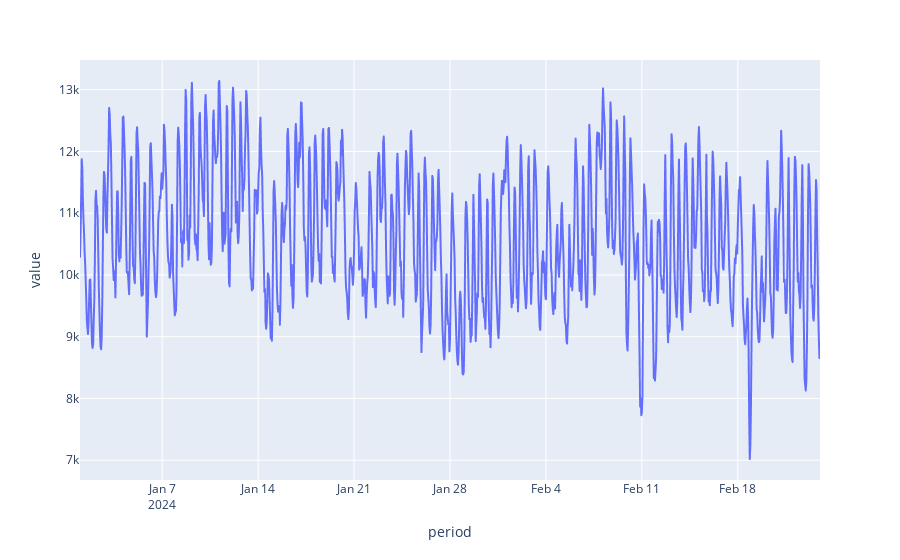

Notebook code for this chart:
### Code cell
px.line(df2.data, x="period", y="value")

### Figure 1 — Plotly figure (JSON) as saved in the notebook; plotly's stock layout.template omitted (floating-point values rounded to 4 significant figures; data arrays with more than 128 entries replaced by an {"elided": "..."} marker saying what was removed)
{"data": [{"hovertemplate": "period=%{x}<br>value=%{y}<extra></extra>", "legendgroup": "", "line": {"color": "#636efa", "dash": "solid"}, "marker": {"symbol": "circle"}, "mode": "lines", "name": "", "showlegend": false, "type": "scattergl", "x": {"elided": "1297 str values"}, "xaxis": "x", "y": {"elided": "1297 int values"}, "yaxis": "y"}], "layout": {"legend": {"tracegroupgap": 0}, "margin": {"t": 60}, "xaxis": {"anchor": "y", "domain": [0, 1], "title": {"text": "period"}}, "yaxis": {"anchor": "x", "domain": [0, 1], "title": {"text": "value"}}}}
